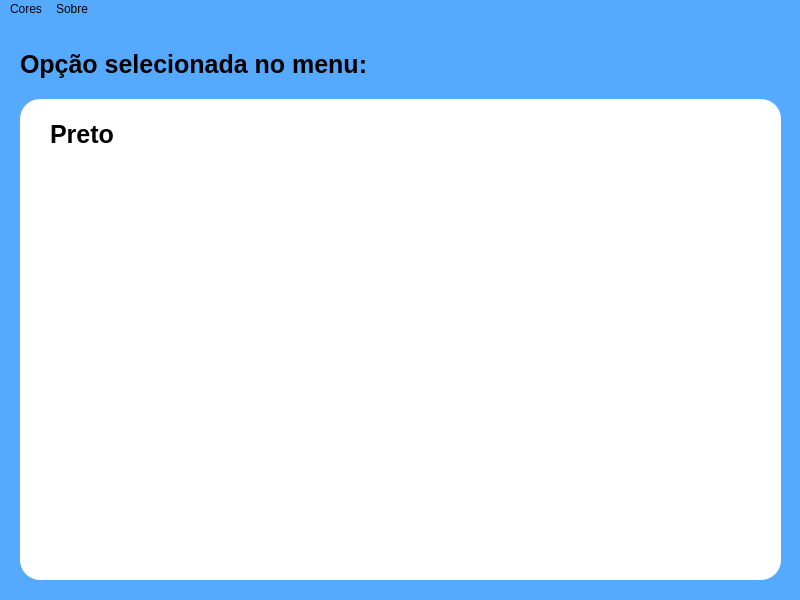
<?xml version="1.0" encoding="UTF-8"?>
<ui version="4.0">
 <class>mainWindow</class>
 <widget class="QMainWindow" name="mainWindow">
  <property name="geometry">
   <rect>
    <x>0</x>
    <y>0</y>
    <width>800</width>
    <height>600</height>
   </rect>
  </property>
  <property name="windowTitle">
   <string>Janela com Menu Personalizado</string>
  </property>
  <property name="styleSheet">
   <string notr="true">background-color:rgb(85, 170, 255);</string>
  </property>
  <widget class="QWidget" name="centralwidget">
   <widget class="QLabel" name="label">
    <property name="geometry">
     <rect>
      <x>20</x>
      <y>20</y>
      <width>371</width>
      <height>51</height>
     </rect>
    </property>
    <property name="styleSheet">
     <string notr="true">font-size:25px;font-weight:bold;</string>
    </property>
    <property name="text">
     <string>Opção selecionada no menu:</string>
    </property>
   </widget>
   <widget class="QFrame" name="frame">
    <property name="geometry">
     <rect>
      <x>20</x>
      <y>80</y>
      <width>761</width>
      <height>481</height>
     </rect>
    </property>
    <property name="styleSheet">
     <string notr="true">background-color:#fff;border-radius:20px;</string>
    </property>
    <property name="frameShape">
     <enum>QFrame::StyledPanel</enum>
    </property>
    <property name="frameShadow">
     <enum>QFrame::Raised</enum>
    </property>
    <widget class="QLabel" name="label_2">
     <property name="geometry">
      <rect>
       <x>30</x>
       <y>20</y>
       <width>201</width>
       <height>31</height>
      </rect>
     </property>
     <property name="styleSheet">
      <string notr="true">font-size:25px; font-weight:bold;color:black;</string>
     </property>
     <property name="text">
      <string>Preto</string>
     </property>
    </widget>
   </widget>
  </widget>
  <widget class="QMenuBar" name="menubar">
   <property name="geometry">
    <rect>
     <x>0</x>
     <y>0</y>
     <width>800</width>
     <height>21</height>
    </rect>
   </property>
   <property name="tabletTracking">
    <bool>false</bool>
   </property>
   <widget class="QMenu" name="menuCores">
    <property name="title">
     <string>Cores</string>
    </property>
    <addaction name="actionAzul"/>
    <addaction name="actionAmarelo"/>
    <addaction name="actionVermelho"/>
    <addaction name="actionVerde"/>
    <addaction name="separator"/>
    <addaction name="actionLimpar"/>
   </widget>
   <widget class="QMenu" name="menuSobre">
    <property name="title">
     <string>Sobre</string>
    </property>
    <addaction name="actionNocciolli"/>
   </widget>
   <addaction name="menuCores"/>
   <addaction name="menuSobre"/>
  </widget>
  <action name="actionAzul">
   <property name="text">
    <string>Azul</string>
   </property>
  </action>
  <action name="actionAmarelo">
   <property name="text">
    <string>Amarelo</string>
   </property>
  </action>
  <action name="actionVermelho">
   <property name="text">
    <string>Vermelho</string>
   </property>
  </action>
  <action name="actionVerde">
   <property name="text">
    <string>Verde</string>
   </property>
  </action>
  <action name="actionLimpar">
   <property name="text">
    <string>Limpar</string>
   </property>
  </action>
  <action name="actionNocciolli">
   <property name="text">
    <string>Müller Nocciolli</string>
   </property>
  </action>
 </widget>
 <resources/>
 <connections/>
</ui>
